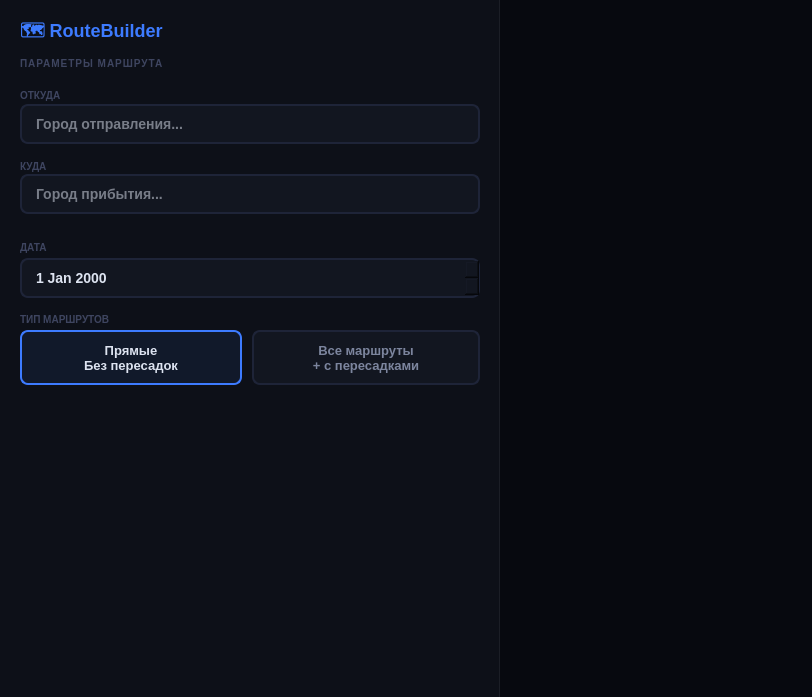
<?xml version="1.0" encoding="UTF-8"?>
<ui version="4.0">
 <class>MainWindow</class>
 <widget class="QMainWindow" name="MainWindow">
  <property name="geometry">
   <rect>
    <x>0</x>
    <y>0</y>
    <width>812</width>
    <height>697</height>
   </rect>
  </property>
  <property name="windowTitle">
   <string>MainWindow</string>
  </property>
  <property name="styleSheet">
   <string notr="true">QWidget {
    background-color: #07090f;
    color: #dde3f0;
}</string>
  </property>
  <widget class="QWidget" name="centralwidget">
   <widget class="QWidget" name="sidePanel" native="true">
    <property name="geometry">
     <rect>
      <x>0</x>
      <y>0</y>
      <width>500</width>
      <height>900</height>
     </rect>
    </property>
    <property name="styleSheet">
     <string notr="true">background-color: #0d1018;
border-right: 1px solid rgba(255,255,255,0.06);</string>
    </property>
   </widget>
   <widget class="QLabel" name="logoLabel">
    <property name="geometry">
     <rect>
      <x>20</x>
      <y>18</y>
      <width>280</width>
      <height>30</height>
     </rect>
    </property>
    <property name="styleSheet">
     <string notr="true">color: #3d7bff;
font-size: 18px;
font-weight: 800;
background: transparent;</string>
    </property>
    <property name="text">
     <string>🗺 RouteBuilder</string>
    </property>
   </widget>
   <widget class="QLabel" name="paramsLabel">
    <property name="geometry">
     <rect>
      <x>20</x>
      <y>55</y>
      <width>250</width>
      <height>16</height>
     </rect>
    </property>
    <property name="styleSheet">
     <string notr="true">color: #3e4560;
font-size: 10px;
font-weight: 700;
background: transparent;
letter-spacing: 1px;</string>
    </property>
    <property name="text">
     <string>ПАРАМЕТРЫ МАРШРУТА</string>
    </property>
   </widget>
   <widget class="QLabel" name="toLabel">
    <property name="geometry">
     <rect>
      <x>20</x>
      <y>158</y>
      <width>100</width>
      <height>16</height>
     </rect>
    </property>
    <property name="styleSheet">
     <string notr="true">color: #3e4560;
font-size: 10px;
font-weight: 700;
background: transparent;</string>
    </property>
    <property name="text">
     <string>КУДА</string>
    </property>
   </widget>
   <widget class="QLabel" name="fromLabel">
    <property name="geometry">
     <rect>
      <x>20</x>
      <y>88</y>
      <width>100</width>
      <height>14</height>
     </rect>
    </property>
    <property name="styleSheet">
     <string notr="true">color: #3e4560;
font-size: 10px;
font-weight: 700;
background: transparent;</string>
    </property>
    <property name="text">
     <string>ОТКУДА</string>
    </property>
   </widget>
   <widget class="QLineEdit" name="fromInput">
    <property name="geometry">
     <rect>
      <x>20</x>
      <y>104</y>
      <width>460</width>
      <height>40</height>
     </rect>
    </property>
    <property name="styleSheet">
     <string notr="true">QLineEdit {
    background-color: #121620;
    color: #dde3f0;
    border: 1.5px solid #1e2438;
    border-radius: 8px;
    padding: 8px 12px;
    font-size: 14px;
    font-weight: 600;
}
QLineEdit:focus {
    border: 1.5px solid #3d7bff;
    background-color: #181d2a;
}</string>
    </property>
    <property name="placeholderText">
     <string>Город отправления...</string>
    </property>
   </widget>
   <widget class="QLineEdit" name="toInput">
    <property name="geometry">
     <rect>
      <x>20</x>
      <y>174</y>
      <width>460</width>
      <height>40</height>
     </rect>
    </property>
    <property name="styleSheet">
     <string notr="true">QLineEdit {
    background-color: #121620;
    color: #dde3f0;
    border: 1.5px solid #1e2438;
    border-radius: 8px;
    padding: 8px 12px;
    font-size: 14px;
    font-weight: 600;
}
QLineEdit:focus {
    border: 1.5px solid #3d7bff;
    background-color: #181d2a;
}</string>
    </property>
    <property name="placeholderText">
     <string>Город прибытия...</string>
    </property>
   </widget>
   <widget class="QLabel" name="dateLabel">
    <property name="geometry">
     <rect>
      <x>20</x>
      <y>240</y>
      <width>100</width>
      <height>14</height>
     </rect>
    </property>
    <property name="styleSheet">
     <string notr="true">color: #3e4560;
font-size: 10px;
font-weight: 700;
background: transparent;</string>
    </property>
    <property name="text">
     <string>ДАТА</string>
    </property>
   </widget>
   <widget class="QDateEdit" name="dateEdit">
    <property name="geometry">
     <rect>
      <x>20</x>
      <y>258</y>
      <width>460</width>
      <height>40</height>
     </rect>
    </property>
    <property name="styleSheet">
     <string notr="true">QDateEdit {
    background-color: #121620;
    color: #dde3f0;
    border: 1.5px solid #1e2438;
    border-radius: 8px;
    padding: 8px 12px;
    font-size: 14px;
    font-weight: 600;
}
QDateEdit:focus {
    border: 1.5px solid #3d7bff;
}
QDateEdit::drop-down {
    border: none;
    background: transparent;
    width: 20px;
}</string>
    </property>
   </widget>
   <widget class="QLabel" name="routeTypeLabel">
    <property name="geometry">
     <rect>
      <x>20</x>
      <y>312</y>
      <width>200</width>
      <height>14</height>
     </rect>
    </property>
    <property name="styleSheet">
     <string notr="true">color: #3e4560;
font-size: 10px;
font-weight: 700;
background: transparent;</string>
    </property>
    <property name="text">
     <string>ТИП МАРШРУТОВ</string>
    </property>
   </widget>
   <widget class="QPushButton" name="directBtn">
    <property name="geometry">
     <rect>
      <x>20</x>
      <y>330</y>
      <width>222</width>
      <height>55</height>
     </rect>
    </property>
    <property name="styleSheet">
     <string notr="true">QPushButton {
    background-color: rgba(61,123,255,0.08);
    color: #dde3f0;
    border: 1.5px solid #3d7bff;
    border-radius: 8px;
    font-size: 13px;
    font-weight: 700;
    padding: 8px;
}
QPushButton:hover {
    background-color: rgba(61,123,255,0.18);
}</string>
    </property>
    <property name="text">
     <string>Прямые
Без пересадок</string>
    </property>
   </widget>
   <widget class="QPushButton" name="allRoutesBtn">
    <property name="geometry">
     <rect>
      <x>252</x>
      <y>330</y>
      <width>228</width>
      <height>55</height>
     </rect>
    </property>
    <property name="styleSheet">
     <string notr="true">QPushButton {
    background-color: #121620;
    color: #7c859e;
    border: 1.5px solid #1e2438;
    border-radius: 8px;
    font-size: 13px;
    font-weight: 700;
    padding: 8px;
}
QPushButton:hover {
    border: 1.5px solid #3d7bff;
    color: #dde3f0;
}</string>
    </property>
    <property name="text">
     <string>Все маршруты
+ с пересадками</string>
    </property>
   </widget>
  </widget>
  <widget class="QMenuBar" name="menubar">
   <property name="geometry">
    <rect>
     <x>0</x>
     <y>0</y>
     <width>812</width>
     <height>21</height>
    </rect>
   </property>
  </widget>
 </widget>
 <resources/>
 <connections/>
</ui>
